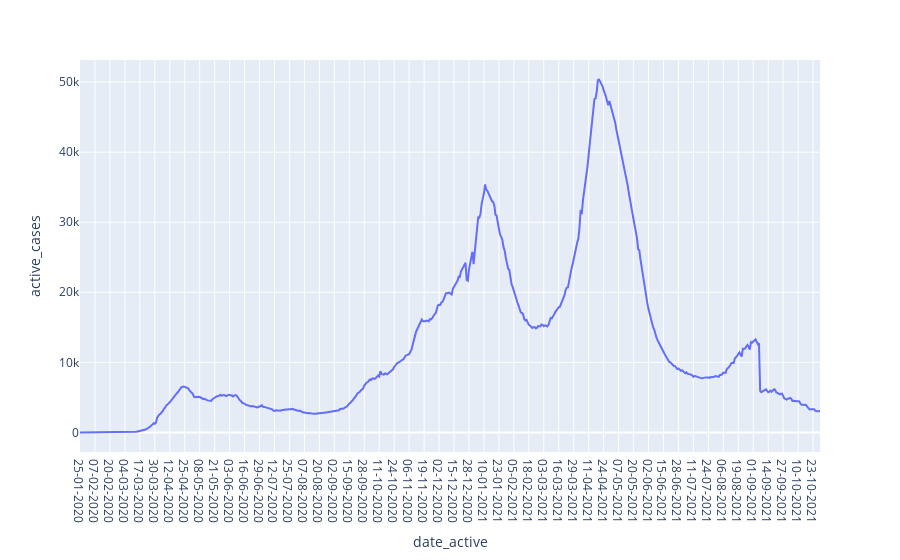
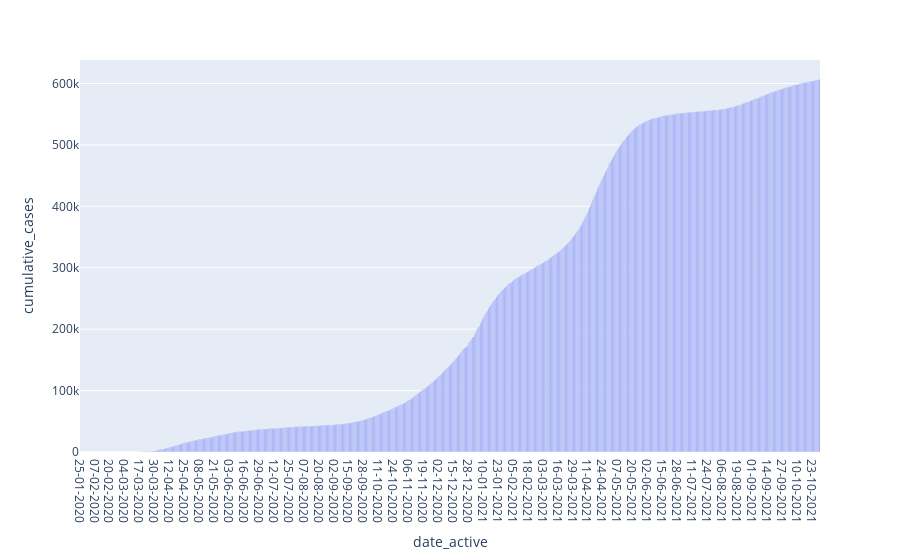
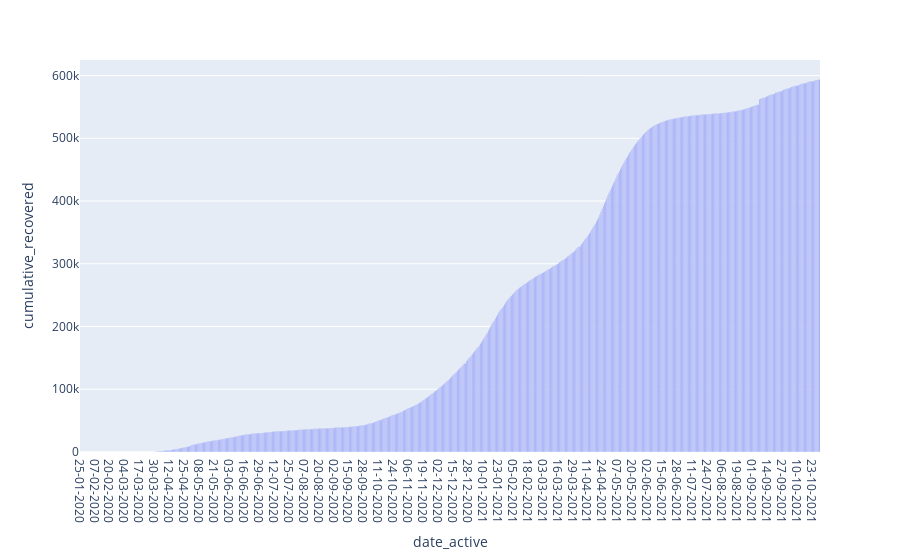
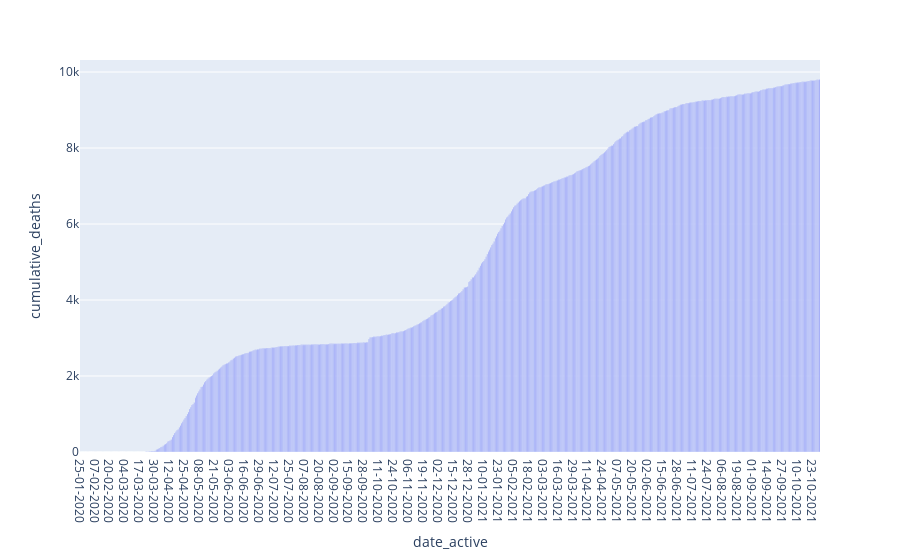

Notebook cell for these charts, in order:
### Code cell
pros = df['province'].unique()
def provinceData(name):
    return df.loc[df['province'] == name]
fig = px.line(provinceData('Ontario'), x='date_active', y=['cumulative_cases', "cumulative_recovered", "cumulative_deaths"])
fig_AC = px.line(provinceData('Ontario'), x='date_active', y="active_cases")
fig_CC = px.bar(provinceData('Ontario'), x='date_active', y="cumulative_cases")
fig_CR = px.bar(provinceData('Ontario'), x='date_active', y="cumulative_recovered")
fig_CD = px.bar(provinceData('Ontario'), x='date_active', y="cumulative_deaths")

fig_AC.show()
fig_CC.show()
fig_CR.show()
fig_CD.show()

### Figure 1 — Plotly figure (JSON) as saved in the notebook; plotly's stock layout.template omitted (floating-point values rounded to 4 significant figures; data arrays with more than 128 entries replaced by an {"elided": "..."} marker saying what was removed)
{"data": [{"hovertemplate": "date_active=%{x}<br>active_cases=%{y}<extra></extra>", "legendgroup": "", "line": {"color": "#636efa", "dash": "solid"}, "marker": {"symbol": "circle"}, "mode": "lines", "name": "", "orientation": "v", "showlegend": false, "type": "scatter", "x": {"elided": "644 str values"}, "xaxis": "x", "y": {"elided": "644 int values"}, "yaxis": "y"}], "layout": {"autosize": true, "legend": {"tracegroupgap": 0}, "margin": {"t": 60}, "xaxis": {"anchor": "y", "autorange": true, "domain": [0, 1], "range": [0, 643], "title": {"text": "date_active"}, "type": "category"}, "yaxis": {"anchor": "x", "autorange": true, "domain": [0, 1], "range": [-2798.0, 53160.0], "title": {"text": "active_cases"}, "type": "linear"}}}

### Figure 2 — Plotly figure (JSON) as saved in the notebook; plotly's stock layout.template omitted (floating-point values rounded to 4 significant figures; data arrays with more than 128 entries replaced by an {"elided": "..."} marker saying what was removed)
{"data": [{"alignmentgroup": "True", "hovertemplate": "date_active=%{x}<br>cumulative_cases=%{y}<extra></extra>", "legendgroup": "", "marker": {"color": "#636efa", "pattern": {"shape": ""}}, "name": "", "offsetgroup": "", "orientation": "v", "showlegend": false, "textposition": "auto", "type": "bar", "x": {"elided": "644 str values"}, "xaxis": "x", "y": {"elided": "644 int values"}, "yaxis": "y"}], "layout": {"autosize": true, "barmode": "relative", "legend": {"tracegroupgap": 0}, "margin": {"t": 60}, "xaxis": {"anchor": "y", "autorange": true, "domain": [0, 1], "range": [-0.5, 643.5], "title": {"text": "date_active"}, "type": "category"}, "yaxis": {"anchor": "x", "autorange": true, "domain": [0, 1], "range": [0, 638300.0], "title": {"text": "cumulative_cases"}, "type": "linear"}}}

### Figure 3 — Plotly figure (JSON) as saved in the notebook; plotly's stock layout.template omitted (floating-point values rounded to 4 significant figures; data arrays with more than 128 entries replaced by an {"elided": "..."} marker saying what was removed)
{"data": [{"alignmentgroup": "True", "hovertemplate": "date_active=%{x}<br>cumulative_recovered=%{y}<extra></extra>", "legendgroup": "", "marker": {"color": "#636efa", "pattern": {"shape": ""}}, "name": "", "offsetgroup": "", "orientation": "v", "showlegend": false, "textposition": "auto", "type": "bar", "x": {"elided": "644 str values"}, "xaxis": "x", "y": {"elided": "644 int values"}, "yaxis": "y"}], "layout": {"autosize": true, "barmode": "relative", "legend": {"tracegroupgap": 0}, "margin": {"t": 60}, "xaxis": {"anchor": "y", "autorange": true, "domain": [0, 1], "range": [-0.5, 643.5], "title": {"text": "date_active"}, "type": "category"}, "yaxis": {"anchor": "x", "autorange": true, "domain": [0, 1], "range": [0, 624700.0], "title": {"text": "cumulative_recovered"}, "type": "linear"}}}

### Figure 4 — Plotly figure (JSON) as saved in the notebook; plotly's stock layout.template omitted (floating-point values rounded to 4 significant figures; data arrays with more than 128 entries replaced by an {"elided": "..."} marker saying what was removed)
{"data": [{"alignmentgroup": "True", "hovertemplate": "date_active=%{x}<br>cumulative_deaths=%{y}<extra></extra>", "legendgroup": "", "marker": {"color": "#636efa", "pattern": {"shape": ""}}, "name": "", "offsetgroup": "", "orientation": "v", "showlegend": false, "textposition": "auto", "type": "bar", "x": {"elided": "644 str values"}, "xaxis": "x", "y": {"elided": "644 int values"}, "yaxis": "y"}], "layout": {"autosize": true, "barmode": "relative", "legend": {"tracegroupgap": 0}, "margin": {"t": 60}, "xaxis": {"anchor": "y", "autorange": true, "domain": [0, 1], "range": [-0.5, 643.5], "title": {"text": "date_active"}, "type": "category"}, "yaxis": {"anchor": "x", "autorange": true, "domain": [0, 1], "range": [0, 10320.0], "title": {"text": "cumulative_deaths"}, "type": "linear"}}}
